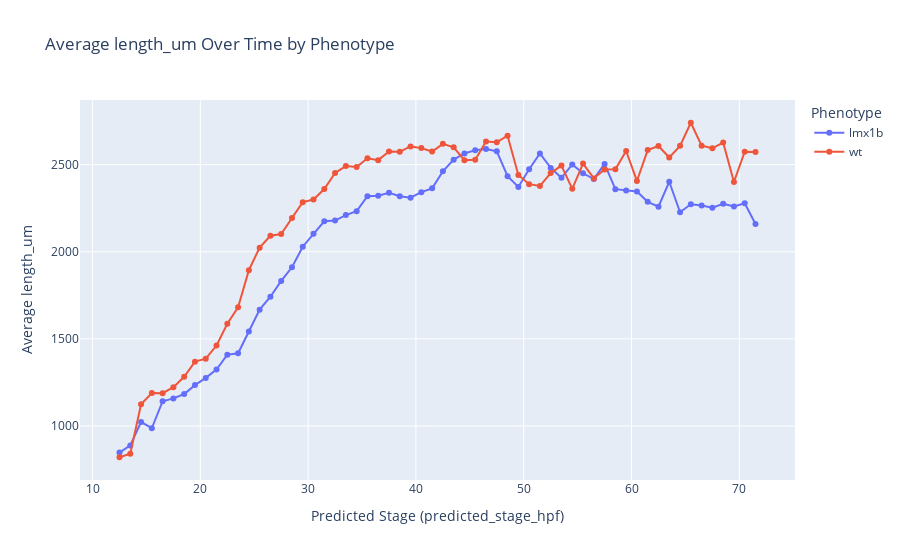

Source (notebook cell):
### Code cell
# Call the plotting function
fig = plot_average_surface_area_over_time(
    df_augmented=df_augmented[df_augmented["phenotype"] != "inj-ctrl"],
    window_size=1.0,  # Adjust the window size as needed
    value_col='length_um',  # Column to average
    time_col='predicted_stage_hpf',  # Time or stage column
    group_col='phenotype',  # Grouping column
    save_dir=save_dir,  # Directory to save the plot
    file_name='average_surface_area_over_time.html'  # Output filename
)

# To display the plot in an interactive environment (e.g., Jupyter Notebook)
fig.show()

### Figure 1 — Plotly figure (JSON) as saved in the notebook; plotly's stock layout.template omitted (floating-point values rounded to 4 significant figures)
{"data": [{"customdata": [[41], [40], [52], [41], [45], [43], [39], [32], [35], [34], [33], [35], [237], [238], [241], [241], [221], [203], [198], [188], [175], [162], [147], [138], [137], [135], [133], [131], [121], [114], [104], [99], [96], [90], [52], [21], [29], [43], [30], [31], [33], [32], [30], [25], [31], [26], [33], [21], [29], [21], [24], [23], [19], [23], [16], [25], [14], [23], [15], [7]], "hovertemplate": "Phenotype=lmx1b<br>Predicted Stage (predicted_stage_hpf)=%{x}<br>Average length_um=%{y}<br>count=%{customdata[0]}<extra></extra>", "legendgroup": "lmx1b", "line": {"color": "#636efa", "dash": "solid"}, "marker": {"symbol": "circle"}, "mode": "lines+markers", "name": "lmx1b", "orientation": "v", "showlegend": true, "type": "scatter", "x": [12.5, 13.5, 14.5, 15.5, 16.5, 17.5, 18.5, 19.5, 20.5, 21.5, 22.5, 23.5, 24.5, 25.5, 26.5, 27.5, 28.5, 29.5, 30.5, 31.5, 32.5, 33.5, 34.5, 35.5, 36.5, 37.5, 38.5, 39.5, 40.5, 41.5, 42.5, 43.5, 44.5, 45.5, 46.5, 47.5, 48.5, 49.5, 50.5, 51.5, 52.5, 53.5, 54.5, 55.5, 56.5, 57.5, 58.5, 59.5, 60.5, 61.5, 62.5, 63.5, 64.5, 65.5, 66.5, 67.5, 68.5, 69.5, 70.5, 71.5], "xaxis": "x", "y": [847.0, 888.5, 1023.0, 987.5, 1142.0, 1158.0, 1183.0, 1235.0, 1276.0, 1324.0, 1409.0, 1417.0, 1542.0, 1668.0, 1742.0, 1833.0, 1911.0, 2029.0, 2103.0, 2175.0, 2179.0, 2211.0, 2233.0, 2319.0, 2322.0, 2339.0, 2319.0, 2310.0, 2342.0, 2364.0, 2462.0, 2529.0, 2565.0, 2582.0, 2590.0, 2577.0, 2434.0, 2372.0, 2474.0, 2565.0, 2481.0, 2425.0, 2502.0, 2451.0, 2417.0, 2504.0, 2359.0, 2352.0, 2346.0, 2287.0, 2258.0, 2402.0, 2227.0, 2273.0, 2266.0, 2253.0, 2275.0, 2260.0, 2279.0, 2159.0], "yaxis": "y"}, {"customdata": [[41], [36], [74], [79], [91], [109], [102], [97], [91], [98], [109], [98], [220], [214], [204], [180], [186], [167], [168], [155], [167], [147], [151], [154], [127], [121], [132], [100], [95], [79], [65], [64], [49], [54], [46], [37], [57], [39], [31], [22], [20], [23], [16], [24], [15], [25], [16], [22], [20], [16], [18], [8], [12], [7], [12], [6], [12], [7], [9], [3]], "hovertemplate": "Phenotype=wt<br>Predicted Stage (predicted_stage_hpf)=%{x}<br>Average length_um=%{y}<br>count=%{customdata[0]}<extra></extra>", "legendgroup": "wt", "line": {"color": "#EF553B", "dash": "solid"}, "marker": {"symbol": "circle"}, "mode": "lines+markers", "name": "wt", "orientation": "v", "showlegend": true, "type": "scatter", "x": [12.5, 13.5, 14.5, 15.5, 16.5, 17.5, 18.5, 19.5, 20.5, 21.5, 22.5, 23.5, 24.5, 25.5, 26.5, 27.5, 28.5, 29.5, 30.5, 31.5, 32.5, 33.5, 34.5, 35.5, 36.5, 37.5, 38.5, 39.5, 40.5, 41.5, 42.5, 43.5, 44.5, 45.5, 46.5, 47.5, 48.5, 49.5, 50.5, 51.5, 52.5, 53.5, 54.5, 55.5, 56.5, 57.5, 58.5, 59.5, 60.5, 61.5, 62.5, 63.5, 64.5, 65.5, 66.5, 67.5, 68.5, 69.5, 70.5, 71.5], "xaxis": "x", "y": [820.4, 840.3, 1125.0, 1189.0, 1188.0, 1223.0, 1282.0, 1369.0, 1387.0, 1462.0, 1587.0, 1681.0, 1894.0, 2024.0, 2092.0, 2101.0, 2194.0, 2285.0, 2300.0, 2360.0, 2452.0, 2492.0, 2487.0, 2537.0, 2526.0, 2575.0, 2574.0, 2605.0, 2595.0, 2575.0, 2619.0, 2599.0, 2525.0, 2529.0, 2633.0, 2629.0, 2666.0, 2440.0, 2388.0, 2377.0, 2452.0, 2495.0, 2361.0, 2506.0, 2421.0, 2472.0, 2473.0, 2579.0, 2407.0, 2584.0, 2607.0, 2541.0, 2608.0, 2741.0, 2609.0, 2594.0, 2627.0, 2401.0, 2574.0, 2572.0], "yaxis": "y"}], "layout": {"hovermode": "x unified", "legend": {"title": {"text": "Phenotype"}, "tracegroupgap": 0}, "title": {"text": "Average length_um Over Time by Phenotype"}, "xaxis": {"anchor": "y", "domain": [0, 1], "title": {"text": "Predicted Stage (predicted_stage_hpf)"}}, "yaxis": {"anchor": "x", "domain": [0, 1], "title": {"text": "Average length_um"}}}}
